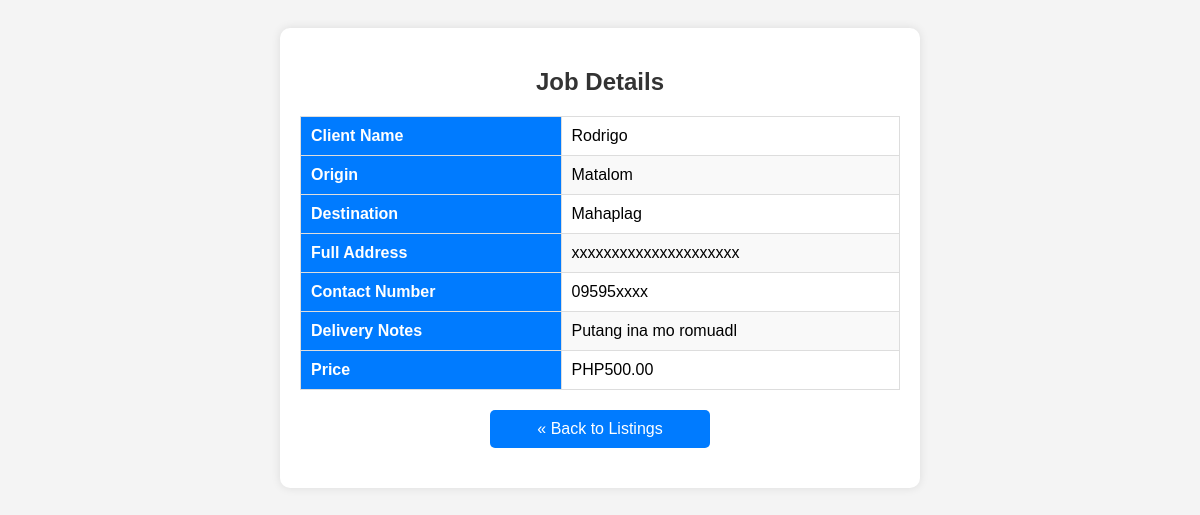
The app's page /details.php?id=28 with its own data.
### tables this page shows
CREATE TABLE `job_details` (
  `id` int(11) NOT NULL,
  `job_id` int(11) NOT NULL,
  `full_address` varchar(255) NOT NULL,
  `contact_number` varchar(20) DEFAULT NULL,
  `delivery_notes` text DEFAULT NULL
);

CREATE TABLE `job_postings` (
  `id` int(11) NOT NULL,
  `client_name` varchar(100) NOT NULL,
  `origin` varchar(100) NOT NULL,
  `destination` varchar(100) NOT NULL,
  `price` decimal(10,2) NOT NULL
);

### details.php (the view, shortened to what this page needs)
<?php
include 'config.php';
$jobId = $_GET['id'];
$sql = "SELECT jp.client_name, jp.origin, jp.destination, jp.price,
               jd.full_address, jd.contact_number, jd.delivery_notes
        FROM job_postings jp
        LEFT JOIN job_details jd ON jp.id = jd.job_id
        WHERE jp.id = :id";
$stmt = $conn->prepare($sql);
$stmt->bindParam(':id', $jobId, PDO::PARAM_INT);
$stmt->execute();
$job = $stmt->fetch(PDO::FETCH_ASSOC);
?>
<!DOCTYPE html>
<html lang="en">
<head>
    <link rel="stylesheet" href="css/styles.css">
</head>
<body>
    <div class="container">
        <h2>Job Details</h2>
        <table class="job-table">
            <tr>
                <th>Client Name</th>
                <td><?php echo htmlspecialchars($job['client_name']); ?></td>
            </tr>
            <tr>
                <th>Origin</th>
                <td><?php echo htmlspecialchars($job['origin']); ?></td>
            </tr>
            <tr>
                <th>Destination</th>
                <td><?php echo htmlspecialchars($job['destination']); ?></td>
            </tr>
            <tr>
                <th>Full Address</th>
                <td><?php echo htmlspecialchars($job['full_address']); ?></td>
            </tr>
            <tr>
                <th>Contact Number</th>
                <td><?php echo htmlspecialchars($job['contact_number']); ?></td>
            </tr>
            <tr>
                <th>Delivery Notes</th>
                <td><?php echo htmlspecialchars($job['delivery_notes']); ?></td>
            </tr>
            <tr>
                <th>Price</th>
                <td>PHP<?php echo htmlspecialchars($job['price']); ?></td>
            </tr>
        </table>
        <a href="index.php" class="back-button">« Back to Listings</a>
    </div>
</body>
</html>

### css/styles.css (style rules this page uses)
body { font-family: Arial, sans-serif; background-color: #f4f4f4; padding: 20px; }
.container { max-width: 600px; margin: auto; background: #fff; padding: 20px; border-radius: 10px; box-shadow: 0 0 10px rgba(0, 0, 0, 0.1); }
h2 { text-align: center; color: #333; }
.job-table { width: 100%; border-collapse: collapse; margin-top: 20px; }
.job-table th, .job-table td { border: 1px solid #ddd; padding: 10px; text-align: left; }
.job-table th { background: #007BFF; color: white; }
.job-table tr:nth-child(even) { background: #f9f9f9; }
.back-button { display: block; margin: 20px auto; text-align: center; padding: 10px; border-radius: 5px; background: #007BFF; color: white; text-decoration: none; width: 200px; }

### records on screen
job_details: job.client_name "Rodrigo", job.origin "Matalom", job.destination "Mahaplag", full_address "xxxxxxxxxxxxxxxxxxxxx", contact_number "09595xxxx", delivery_notes "Putang ina mo romuadl", job.price "500.00"
